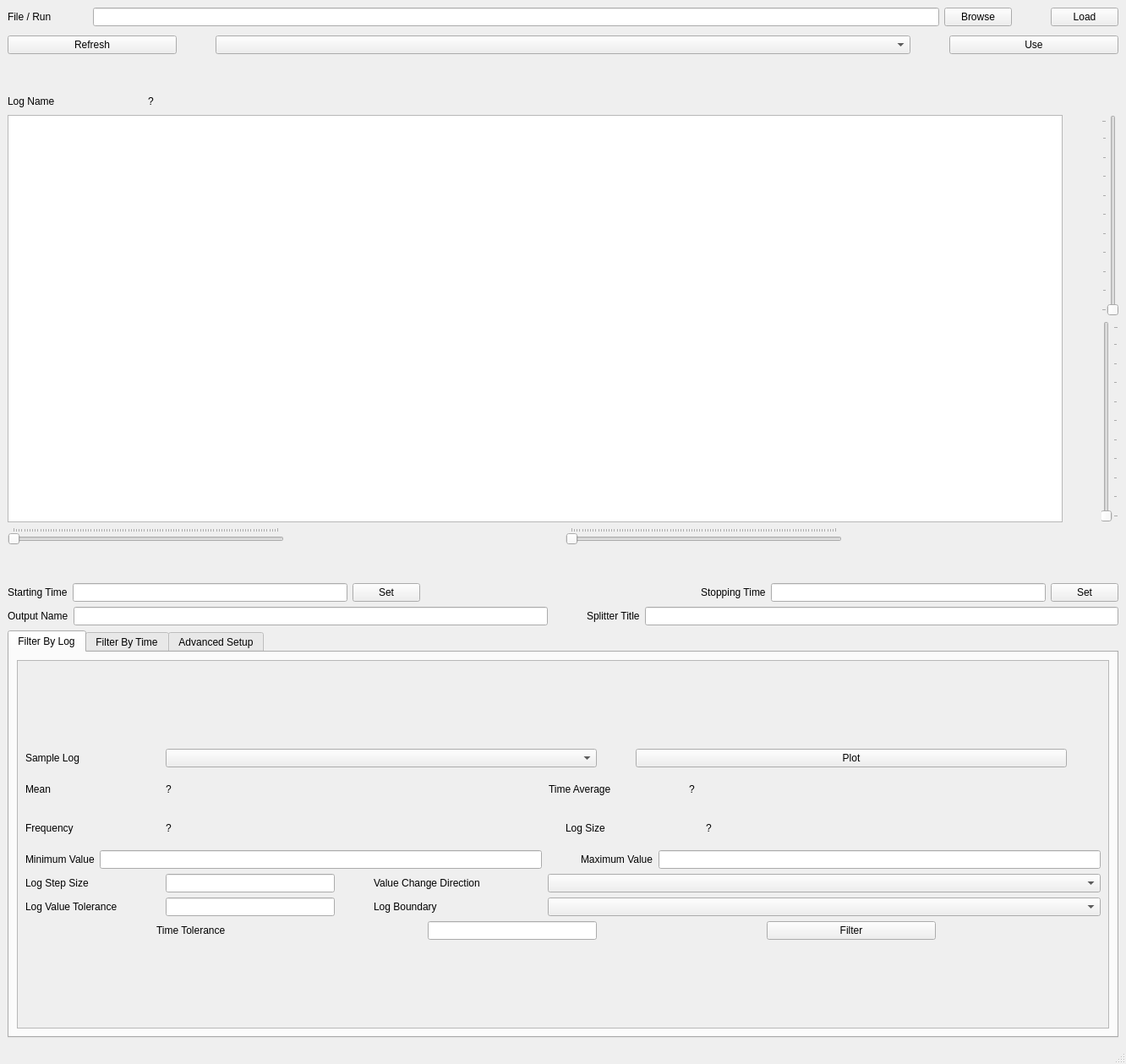
<?xml version="1.0" encoding="UTF-8"?>
<ui version="4.0">
 <class>MainWindow</class>
 <widget class="QMainWindow" name="MainWindow">
  <property name="geometry">
   <rect>
    <x>0</x>
    <y>0</y>
    <width>1332</width>
    <height>1259</height>
   </rect>
  </property>
  <property name="windowTitle">
   <string>MainWindow</string>
  </property>
  <widget class="QWidget" name="centralwidget">
   <layout class="QGridLayout" name="gridLayout">
    <item row="0" column="0">
     <layout class="QVBoxLayout" name="verticalLayout_5">
      <item>
       <layout class="QHBoxLayout" name="horizontalLayout">
        <item>
         <widget class="QLabel" name="label_logname_2">
          <property name="minimumSize">
           <size>
            <width>40</width>
            <height>0</height>
           </size>
          </property>
          <property name="toolTip">
           <string>&lt;html&gt;&lt;head/&gt;&lt;body&gt;&lt;p&gt;The name of the NeXus file or the run number to load&lt;/p&gt;&lt;/body&gt;&lt;/html&gt;</string>
          </property>
          <property name="whatsThis">
           <string>&lt;html&gt;&lt;head/&gt;&lt;body&gt;&lt;p&gt;Label for file name or run number&lt;/p&gt;&lt;/body&gt;&lt;/html&gt;</string>
          </property>
          <property name="text">
           <string>File / Run </string>
          </property>
         </widget>
        </item>
        <item>
         <spacer name="horizontalSpacer_5">
          <property name="orientation">
           <enum>Qt::Horizontal</enum>
          </property>
          <property name="sizeType">
           <enum>QSizePolicy::Preferred</enum>
          </property>
          <property name="sizeHint" stdset="0">
           <size>
            <width>40</width>
            <height>20</height>
           </size>
          </property>
         </spacer>
        </item>
        <item>
         <widget class="QLineEdit" name="lineEdit">
          <property name="toolTip">
           <string>&lt;html&gt;&lt;head/&gt;&lt;body&gt;&lt;p&gt;The name of the NeXus file or the run number to load. &lt;/p&gt;&lt;p&gt;&lt;br/&gt;&lt;/p&gt;&lt;p&gt;Run number should be InstrumentName_RunNumber (for example, NOM_11788)&lt;/p&gt;&lt;/body&gt;&lt;/html&gt;</string>
          </property>
         </widget>
        </item>
        <item>
         <widget class="QPushButton" name="pushButton_browse">
          <property name="text">
           <string>Browse</string>
          </property>
         </widget>
        </item>
        <item>
         <spacer name="horizontalSpacer_6">
          <property name="orientation">
           <enum>Qt::Horizontal</enum>
          </property>
          <property name="sizeType">
           <enum>QSizePolicy::Preferred</enum>
          </property>
          <property name="sizeHint" stdset="0">
           <size>
            <width>40</width>
            <height>20</height>
           </size>
          </property>
         </spacer>
        </item>
        <item>
         <widget class="QPushButton" name="pushButton_load">
          <property name="text">
           <string>Load</string>
          </property>
         </widget>
        </item>
       </layout>
      </item>
      <item>
       <spacer name="verticalSpacer">
        <property name="orientation">
         <enum>Qt::Vertical</enum>
        </property>
        <property name="sizeType">
         <enum>QSizePolicy::Fixed</enum>
        </property>
        <property name="sizeHint" stdset="0">
         <size>
          <width>20</width>
          <height>5</height>
         </size>
        </property>
       </spacer>
      </item>
      <item>
       <layout class="QHBoxLayout" name="horizontalLayout_2">
        <item>
         <widget class="QPushButton" name="pushButton_refreshWS">
          <property name="maximumSize">
           <size>
            <width>200</width>
            <height>16777215</height>
           </size>
          </property>
          <property name="text">
           <string>Refresh</string>
          </property>
         </widget>
        </item>
        <item>
         <spacer name="horizontalSpacer_7">
          <property name="orientation">
           <enum>Qt::Horizontal</enum>
          </property>
          <property name="sizeType">
           <enum>QSizePolicy::Preferred</enum>
          </property>
          <property name="sizeHint" stdset="0">
           <size>
            <width>40</width>
            <height>20</height>
           </size>
          </property>
         </spacer>
        </item>
        <item>
         <widget class="QComboBox" name="comboBox">
          <property name="minimumSize">
           <size>
            <width>80</width>
            <height>0</height>
           </size>
          </property>
         </widget>
        </item>
        <item>
         <spacer name="horizontalSpacer_8">
          <property name="orientation">
           <enum>Qt::Horizontal</enum>
          </property>
          <property name="sizeType">
           <enum>QSizePolicy::Preferred</enum>
          </property>
          <property name="sizeHint" stdset="0">
           <size>
            <width>40</width>
            <height>20</height>
           </size>
          </property>
         </spacer>
        </item>
        <item>
         <widget class="QPushButton" name="pushButton_3">
          <property name="maximumSize">
           <size>
            <width>200</width>
            <height>16777215</height>
           </size>
          </property>
          <property name="text">
           <string>Use</string>
          </property>
         </widget>
        </item>
       </layout>
      </item>
      <item>
       <spacer name="verticalSpacer_2">
        <property name="orientation">
         <enum>Qt::Vertical</enum>
        </property>
        <property name="sizeType">
         <enum>QSizePolicy::Preferred</enum>
        </property>
        <property name="sizeHint" stdset="0">
         <size>
          <width>20</width>
          <height>40</height>
         </size>
        </property>
       </spacer>
      </item>
      <item>
       <layout class="QHBoxLayout" name="horizontalLayout_3">
        <item>
         <widget class="QLabel" name="label_logname">
          <property name="maximumSize">
           <size>
            <width>160</width>
            <height>16777215</height>
           </size>
          </property>
          <property name="text">
           <string>Log Name</string>
          </property>
         </widget>
        </item>
        <item>
         <widget class="QLabel" name="label_lognamevalue">
          <property name="text">
           <string>?</string>
          </property>
         </widget>
        </item>
        <item>
         <spacer name="horizontalSpacer_25">
          <property name="orientation">
           <enum>Qt::Horizontal</enum>
          </property>
          <property name="sizeType">
           <enum>QSizePolicy::Preferred</enum>
          </property>
          <property name="sizeHint" stdset="0">
           <size>
            <width>40</width>
            <height>20</height>
           </size>
          </property>
         </spacer>
        </item>
       </layout>
      </item>
      <item>
       <layout class="QHBoxLayout" name="horizontalLayout_4">
        <item>
         <widget class="QGraphicsView" name="graphicsView">
          <property name="minimumSize">
           <size>
            <width>160</width>
            <height>160</height>
           </size>
          </property>
         </widget>
        </item>
        <item>
         <spacer name="horizontalSpacer_9">
          <property name="orientation">
           <enum>Qt::Horizontal</enum>
          </property>
          <property name="sizeType">
           <enum>QSizePolicy::Preferred</enum>
          </property>
          <property name="sizeHint" stdset="0">
           <size>
            <width>40</width>
            <height>20</height>
           </size>
          </property>
         </spacer>
        </item>
        <item>
         <layout class="QVBoxLayout" name="verticalLayout">
          <item>
           <widget class="QSlider" name="verticalSlider">
            <property name="orientation">
             <enum>Qt::Vertical</enum>
            </property>
            <property name="tickPosition">
             <enum>QSlider::TicksAbove</enum>
            </property>
           </widget>
          </item>
          <item>
           <widget class="QSlider" name="verticalSlider_2">
            <property name="orientation">
             <enum>Qt::Vertical</enum>
            </property>
            <property name="tickPosition">
             <enum>QSlider::TicksBelow</enum>
            </property>
           </widget>
          </item>
         </layout>
        </item>
       </layout>
      </item>
      <item>
       <layout class="QHBoxLayout" name="horizontalLayout_5">
        <item>
         <widget class="QSlider" name="horizontalSlider">
          <property name="orientation">
           <enum>Qt::Horizontal</enum>
          </property>
          <property name="tickPosition">
           <enum>QSlider::TicksAbove</enum>
          </property>
         </widget>
        </item>
        <item>
         <spacer name="horizontalSpacer_10">
          <property name="orientation">
           <enum>Qt::Horizontal</enum>
          </property>
          <property name="sizeHint" stdset="0">
           <size>
            <width>40</width>
            <height>20</height>
           </size>
          </property>
         </spacer>
        </item>
        <item>
         <widget class="QSlider" name="horizontalSlider_2">
          <property name="orientation">
           <enum>Qt::Horizontal</enum>
          </property>
          <property name="tickPosition">
           <enum>QSlider::TicksAbove</enum>
          </property>
         </widget>
        </item>
        <item>
         <spacer name="horizontalSpacer_11">
          <property name="orientation">
           <enum>Qt::Horizontal</enum>
          </property>
          <property name="sizeHint" stdset="0">
           <size>
            <width>40</width>
            <height>20</height>
           </size>
          </property>
         </spacer>
        </item>
       </layout>
      </item>
      <item>
       <spacer name="verticalSpacer_3">
        <property name="orientation">
         <enum>Qt::Vertical</enum>
        </property>
        <property name="sizeType">
         <enum>QSizePolicy::Preferred</enum>
        </property>
        <property name="sizeHint" stdset="0">
         <size>
          <width>20</width>
          <height>40</height>
         </size>
        </property>
       </spacer>
      </item>
      <item>
       <layout class="QHBoxLayout" name="horizontalLayout_6">
        <item>
         <widget class="QLabel" name="label_3">
          <property name="text">
           <string>Starting Time</string>
          </property>
         </widget>
        </item>
        <item>
         <widget class="QLineEdit" name="lineEdit_3"/>
        </item>
        <item>
         <widget class="QPushButton" name="pushButton_setT0">
          <property name="text">
           <string>Set</string>
          </property>
         </widget>
        </item>
        <item>
         <spacer name="horizontalSpacer_12">
          <property name="orientation">
           <enum>Qt::Horizontal</enum>
          </property>
          <property name="sizeHint" stdset="0">
           <size>
            <width>40</width>
            <height>20</height>
           </size>
          </property>
         </spacer>
        </item>
        <item>
         <widget class="QLabel" name="label_4">
          <property name="text">
           <string>Stopping Time</string>
          </property>
         </widget>
        </item>
        <item>
         <widget class="QLineEdit" name="lineEdit_4"/>
        </item>
        <item>
         <widget class="QPushButton" name="pushButton_setTf">
          <property name="text">
           <string>Set</string>
          </property>
         </widget>
        </item>
       </layout>
      </item>
      <item>
       <layout class="QHBoxLayout" name="horizontalLayout_7">
        <item>
         <widget class="QLabel" name="label_outwsname">
          <property name="text">
           <string>Output Name</string>
          </property>
         </widget>
        </item>
        <item>
         <widget class="QLineEdit" name="lineEdit_outwsname"/>
        </item>
        <item>
         <spacer name="horizontalSpacer_13">
          <property name="orientation">
           <enum>Qt::Horizontal</enum>
          </property>
          <property name="sizeType">
           <enum>QSizePolicy::Preferred</enum>
          </property>
          <property name="sizeHint" stdset="0">
           <size>
            <width>40</width>
            <height>20</height>
           </size>
          </property>
         </spacer>
        </item>
        <item>
         <widget class="QLabel" name="label_5">
          <property name="text">
           <string>Splitter Title</string>
          </property>
         </widget>
        </item>
        <item>
         <widget class="QLineEdit" name="lineEdit_title"/>
        </item>
       </layout>
      </item>
      <item>
       <widget class="QTabWidget" name="filterTab">
        <property name="minimumSize">
         <size>
          <width>0</width>
          <height>100</height>
         </size>
        </property>
        <property name="currentIndex">
         <number>0</number>
        </property>
        <widget class="QWidget" name="tab">
         <attribute name="title">
          <string>Filter By Log</string>
         </attribute>
         <layout class="QGridLayout" name="gridLayout_2">
          <item row="0" column="0">
           <widget class="QScrollArea" name="scrollArea">
            <property name="widgetResizable">
             <bool>true</bool>
            </property>
            <widget class="QWidget" name="scrollAreaWidgetContents">
             <property name="geometry">
              <rect>
               <x>0</x>
               <y>0</y>
               <width>1288</width>
               <height>383</height>
              </rect>
             </property>
             <layout class="QGridLayout" name="gridLayout_5">
              <item row="0" column="0">
               <layout class="QVBoxLayout" name="verticalLayout_2">
                <item>
                 <layout class="QHBoxLayout" name="horizontalLayout_8">
                  <item>
                   <widget class="QLabel" name="label_7">
                    <property name="maximumSize">
                     <size>
                      <width>160</width>
                      <height>40</height>
                     </size>
                    </property>
                    <property name="text">
                     <string>Sample Log</string>
                    </property>
                   </widget>
                  </item>
                  <item>
                   <widget class="QComboBox" name="comboBox_2"/>
                  </item>
                  <item>
                   <spacer name="horizontalSpacer_14">
                    <property name="orientation">
                     <enum>Qt::Horizontal</enum>
                    </property>
                    <property name="sizeType">
                     <enum>QSizePolicy::Preferred</enum>
                    </property>
                    <property name="sizeHint" stdset="0">
                     <size>
                      <width>40</width>
                      <height>20</height>
                     </size>
                    </property>
                   </spacer>
                  </item>
                  <item>
                   <widget class="QPushButton" name="pushButton_4">
                    <property name="text">
                     <string>Plot</string>
                    </property>
                   </widget>
                  </item>
                  <item>
                   <spacer name="horizontalSpacer_24">
                    <property name="orientation">
                     <enum>Qt::Horizontal</enum>
                    </property>
                    <property name="sizeType">
                     <enum>QSizePolicy::Preferred</enum>
                    </property>
                    <property name="sizeHint" stdset="0">
                     <size>
                      <width>40</width>
                      <height>20</height>
                     </size>
                    </property>
                   </spacer>
                  </item>
                 </layout>
                </item>
                <item>
                 <layout class="QHBoxLayout" name="horizontalLayout_9">
                  <item>
                   <widget class="QLabel" name="label_mean">
                    <property name="maximumSize">
                     <size>
                      <width>160</width>
                      <height>40</height>
                     </size>
                    </property>
                    <property name="text">
                     <string>Mean</string>
                    </property>
                   </widget>
                  </item>
                  <item>
                   <widget class="QLabel" name="label_meanvalue">
                    <property name="maximumSize">
                     <size>
                      <width>16777215</width>
                      <height>40</height>
                     </size>
                    </property>
                    <property name="text">
                     <string>?</string>
                    </property>
                   </widget>
                  </item>
                  <item>
                   <widget class="QLabel" name="label_avg">
                    <property name="maximumSize">
                     <size>
                      <width>160</width>
                      <height>40</height>
                     </size>
                    </property>
                    <property name="text">
                     <string>Time Average</string>
                    </property>
                   </widget>
                  </item>
                  <item>
                   <widget class="QLabel" name="label_timeAvgValue">
                    <property name="maximumSize">
                     <size>
                      <width>16777215</width>
                      <height>40</height>
                     </size>
                    </property>
                    <property name="text">
                     <string>?</string>
                    </property>
                   </widget>
                  </item>
                  <item>
                   <spacer name="horizontalSpacer_26">
                    <property name="orientation">
                     <enum>Qt::Horizontal</enum>
                    </property>
                    <property name="sizeType">
                     <enum>QSizePolicy::Preferred</enum>
                    </property>
                    <property name="sizeHint" stdset="0">
                     <size>
                      <width>40</width>
                      <height>20</height>
                     </size>
                    </property>
                   </spacer>
                  </item>
                 </layout>
                </item>
                <item>
                 <layout class="QHBoxLayout" name="horizontalLayout_10">
                  <item>
                   <widget class="QLabel" name="label_freq">
                    <property name="maximumSize">
                     <size>
                      <width>160</width>
                      <height>40</height>
                     </size>
                    </property>
                    <property name="text">
                     <string>Frequency</string>
                    </property>
                   </widget>
                  </item>
                  <item>
                   <widget class="QLabel" name="label_freqValue">
                    <property name="maximumSize">
                     <size>
                      <width>16777215</width>
                      <height>40</height>
                     </size>
                    </property>
                    <property name="text">
                     <string>?</string>
                    </property>
                   </widget>
                  </item>
                  <item>
                   <widget class="QLabel" name="label_logsize">
                    <property name="maximumSize">
                     <size>
                      <width>160</width>
                      <height>40</height>
                     </size>
                    </property>
                    <property name="text">
                     <string>Log Size</string>
                    </property>
                   </widget>
                  </item>
                  <item>
                   <widget class="QLabel" name="label_logsizevalue">
                    <property name="maximumSize">
                     <size>
                      <width>16777215</width>
                      <height>40</height>
                     </size>
                    </property>
                    <property name="text">
                     <string>?</string>
                    </property>
                   </widget>
                  </item>
                 </layout>
                </item>
                <item>
                 <layout class="QHBoxLayout" name="horizontalLayout_11">
                  <item>
                   <widget class="QLabel" name="label_8">
                    <property name="text">
                     <string>Minimum Value</string>
                    </property>
                   </widget>
                  </item>
                  <item>
                   <widget class="QLineEdit" name="lineEdit_5"/>
                  </item>
                  <item>
                   <spacer name="horizontalSpacer_15">
                    <property name="orientation">
                     <enum>Qt::Horizontal</enum>
                    </property>
                    <property name="sizeType">
                     <enum>QSizePolicy::Preferred</enum>
                    </property>
                    <property name="sizeHint" stdset="0">
                     <size>
                      <width>40</width>
                      <height>20</height>
                     </size>
                    </property>
                   </spacer>
                  </item>
                  <item>
                   <widget class="QLabel" name="label_9">
                    <property name="text">
                     <string>Maximum Value</string>
                    </property>
                   </widget>
                  </item>
                  <item>
                   <widget class="QLineEdit" name="lineEdit_6"/>
                  </item>
                 </layout>
                </item>
                <item>
                 <layout class="QHBoxLayout" name="horizontalLayout_12">
                  <item>
                   <widget class="QLabel" name="label_10">
                    <property name="maximumSize">
                     <size>
                      <width>160</width>
                      <height>16777215</height>
                     </size>
                    </property>
                    <property name="text">
                     <string>Log Step Size</string>
                    </property>
                   </widget>
                  </item>
                  <item>
                   <widget class="QLineEdit" name="lineEdit_7">
                    <property name="maximumSize">
                     <size>
                      <width>200</width>
                      <height>16777215</height>
                     </size>
                    </property>
                   </widget>
                  </item>
                  <item>
                   <spacer name="horizontalSpacer_16">
                    <property name="orientation">
                     <enum>Qt::Horizontal</enum>
                    </property>
                    <property name="sizeType">
                     <enum>QSizePolicy::Preferred</enum>
                    </property>
                    <property name="sizeHint" stdset="0">
                     <size>
                      <width>40</width>
                      <height>20</height>
                     </size>
                    </property>
                   </spacer>
                  </item>
                  <item>
                   <widget class="QLabel" name="label_11">
                    <property name="maximumSize">
                     <size>
                      <width>200</width>
                      <height>16777215</height>
                     </size>
                    </property>
                    <property name="text">
                     <string>Value Change Direction</string>
                    </property>
                   </widget>
                  </item>
                  <item>
                   <widget class="QComboBox" name="comboBox_4"/>
                  </item>
                 </layout>
                </item>
                <item>
                 <layout class="QHBoxLayout" name="horizontalLayout_13">
                  <item>
                   <widget class="QLabel" name="label_19">
                    <property name="maximumSize">
                     <size>
                      <width>160</width>
                      <height>16777215</height>
                     </size>
                    </property>
                    <property name="text">
                     <string>Log Value Tolerance</string>
                    </property>
                   </widget>
                  </item>
                  <item>
                   <widget class="QLineEdit" name="lineEdit_8">
                    <property name="maximumSize">
                     <size>
                      <width>200</width>
                      <height>16777215</height>
                     </size>
                    </property>
                   </widget>
                  </item>
                  <item>
                   <spacer name="horizontalSpacer_17">
                    <property name="orientation">
                     <enum>Qt::Horizontal</enum>
                    </property>
                    <property name="sizeType">
                     <enum>QSizePolicy::Preferred</enum>
                    </property>
                    <property name="sizeHint" stdset="0">
                     <size>
                      <width>40</width>
                      <height>20</height>
                     </size>
                    </property>
                   </spacer>
                  </item>
                  <item>
                   <widget class="QLabel" name="label_21">
                    <property name="maximumSize">
                     <size>
                      <width>200</width>
                      <height>16777215</height>
                     </size>
                    </property>
                    <property name="text">
                     <string>Log Boundary</string>
                    </property>
                   </widget>
                  </item>
                  <item>
                   <widget class="QComboBox" name="comboBox_5"/>
                  </item>
                 </layout>
                </item>
                <item>
                 <layout class="QHBoxLayout" name="horizontalLayout_14">
                  <item>
                   <widget class="QLabel" name="label_20">
                    <property name="maximumSize">
                     <size>
                      <width>160</width>
                      <height>16777215</height>
                     </size>
                    </property>
                    <property name="text">
                     <string>Time Tolerance</string>
                    </property>
                   </widget>
                  </item>
                  <item>
                   <widget class="QLineEdit" name="lineEdit_9">
                    <property name="maximumSize">
                     <size>
                      <width>200</width>
                      <height>16777215</height>
                     </size>
                    </property>
                   </widget>
                  </item>
                  <item>
                   <spacer name="horizontalSpacer_18">
                    <property name="orientation">
                     <enum>Qt::Horizontal</enum>
                    </property>
                    <property name="sizeType">
                     <enum>QSizePolicy::Preferred</enum>
                    </property>
                    <property name="sizeHint" stdset="0">
                     <size>
                      <width>40</width>
                      <height>20</height>
                     </size>
                    </property>
                   </spacer>
                  </item>
                  <item>
                   <widget class="QPushButton" name="pushButton_filterLog">
                    <property name="minimumSize">
                     <size>
                      <width>200</width>
                      <height>0</height>
                     </size>
                    </property>
                    <property name="maximumSize">
                     <size>
                      <width>200</width>
                      <height>16777215</height>
                     </size>
                    </property>
                    <property name="text">
                     <string>Filter</string>
                    </property>
                   </widget>
                  </item>
                  <item>
                   <spacer name="horizontalSpacer_23">
                    <property name="orientation">
                     <enum>Qt::Horizontal</enum>
                    </property>
                    <property name="sizeType">
                     <enum>QSizePolicy::Preferred</enum>
                    </property>
                    <property name="sizeHint" stdset="0">
                     <size>
                      <width>40</width>
                      <height>20</height>
                     </size>
                    </property>
                   </spacer>
                  </item>
                 </layout>
                </item>
               </layout>
              </item>
             </layout>
            </widget>
           </widget>
          </item>
         </layout>
        </widget>
        <widget class="QWidget" name="tab_2">
         <attribute name="title">
          <string>Filter By Time</string>
         </attribute>
         <layout class="QGridLayout" name="gridLayout_3">
          <item row="0" column="0">
           <layout class="QHBoxLayout" name="horizontalLayout_15">
            <item>
             <widget class="QLabel" name="label_6">
              <property name="maximumSize">
               <size>
                <width>160</width>
                <height>16777215</height>
               </size>
              </property>
              <property name="text">
               <string>Time Interval</string>
              </property>
             </widget>
            </item>
            <item>
             <spacer name="horizontalSpacer_2">
              <property name="orientation">
               <enum>Qt::Horizontal</enum>
              </property>
              <property name="sizeType">
               <enum>QSizePolicy::Preferred</enum>
              </property>
              <property name="sizeHint" stdset="0">
               <size>
                <width>40</width>
                <height>20</height>
               </size>
              </property>
             </spacer>
            </item>
            <item>
             <widget class="QLineEdit" name="lineEdit_timeInterval">
              <property name="maximumSize">
               <size>
                <width>200</width>
                <height>16777215</height>
               </size>
              </property>
             </widget>
            </item>
            <item>
             <spacer name="horizontalSpacer">
              <property name="orientation">
               <enum>Qt::Horizontal</enum>
              </property>
              <property name="sizeHint" stdset="0">
               <size>
                <width>40</width>
                <height>20</height>
               </size>
              </property>
             </spacer>
            </item>
            <item>
             <widget class="QPushButton" name="pushButton_filterTime">
              <property name="minimumSize">
               <size>
                <width>200</width>
                <height>0</height>
               </size>
              </property>
              <property name="text">
               <string>Filter</string>
              </property>
             </widget>
            </item>
            <item>
             <spacer name="horizontalSpacer_19">
              <property name="orientation">
               <enum>Qt::Horizontal</enum>
              </property>
              <property name="sizeType">
               <enum>QSizePolicy::Preferred</enum>
              </property>
              <property name="sizeHint" stdset="0">
               <size>
                <width>40</width>
                <height>20</height>
               </size>
              </property>
             </spacer>
            </item>
           </layout>
          </item>
         </layout>
        </widget>
        <widget class="QWidget" name="tab_3">
         <attribute name="title">
          <string>Advanced Setup</string>
         </attribute>
         <layout class="QGridLayout" name="gridLayout_4">
          <item row="0" column="0">
           <widget class="QScrollArea" name="scrollArea_2">
            <property name="widgetResizable">
             <bool>true</bool>
            </property>
            <widget class="QWidget" name="scrollAreaWidgetContents_2">
             <property name="geometry">
              <rect>
               <x>0</x>
               <y>0</y>
               <width>1288</width>
               <height>383</height>
              </rect>
             </property>
             <layout class="QGridLayout" name="gridLayout_6">
              <item row="0" column="0">
               <layout class="QVBoxLayout" name="verticalLayout_4">
                <item>
                 <layout class="QHBoxLayout" name="horizontalLayout_16">
                  <item>
                   <widget class="QLabel" name="label_12">
                    <property name="maximumSize">
                     <size>
                      <width>200</width>
                      <height>16777215</height>
                     </size>
                    </property>
                    <property name="text">
                     <string>TOF Correction To Sample</string>
                    </property>
                   </widget>
                  </item>
                  <item>
                   <widget class="QComboBox" name="comboBox_tofCorr">
                    <item>
                     <property name="text">
                      <string>None</string>
                     </property>
                    </item>
                    <item>
                     <property name="text">
                      <string>Elastic</string>
                     </property>
                    </item>
                    <item>
                     <property name="text">
                      <string>Direct</string>
                     </property>
                    </item>
                    <item>
                     <property name="text">
                      <string>Indirect</string>
                     </property>
                    </item>
                    <item>
                     <property name="text">
                      <string>Customized</string>
                     </property>
                    </item>
                   </widget>
                  </item>
                  <item>
                   <spacer name="horizontalSpacer_20">
                    <property name="orientation">
                     <enum>Qt::Horizontal</enum>
                    </property>
                    <property name="sizeType">
                     <enum>QSizePolicy::Preferred</enum>
                    </property>
                    <property name="sizeHint" stdset="0">
                     <size>
                      <width>40</width>
                      <height>20</height>
                     </size>
                    </property>
                   </spacer>
                  </item>
                 </layout>
                </item>
                <item>
                 <layout class="QHBoxLayout" name="horizontalLayout_17">
                  <item>
                   <widget class="QLabel" name="label_Ei">
                    <property name="maximumSize">
                     <size>
                      <width>200</width>
                      <height>16777215</height>
                     </size>
                    </property>
                    <property name="text">
                     <string>Incident Energy</string>
                    </property>
                   </widget>
                  </item>
                  <item>
                   <widget class="QLineEdit" name="lineEdit_Ei">
                    <property name="maximumSize">
                     <size>
                      <width>400</width>
                      <height>16777215</height>
                     </size>
                    </property>
                   </widget>
                  </item>
                  <item>
                   <spacer name="horizontalSpacer_21">
                    <property name="orientation">
                     <enum>Qt::Horizontal</enum>
                    </property>
                    <property name="sizeType">
                     <enum>QSizePolicy::Preferred</enum>
                    </property>
                    <property name="sizeHint" stdset="0">
                     <size>
                      <width>40</width>
                      <height>20</height>
                     </size>
                    </property>
                   </spacer>
                  </item>
                 </layout>
                </item>
                <item>
                 <layout class="QHBoxLayout" name="horizontalLayout_18">
                  <item>
                   <widget class="QLabel" name="label_Ei_2">
                    <property name="maximumSize">
                     <size>
                      <width>200</width>
                      <height>16777215</height>
                     </size>
                    </property>
                    <property name="text">
                     <string>TOF Correction Workspace</string>
                    </property>
                   </widget>
                  </item>
                  <item>
                   <widget class="QComboBox" name="comboBox_corrWS"/>
                  </item>
                  <item>
                   <widget class="QPushButton" name="pushButton_refreshCorrWSList">
                    <property name="maximumSize">
                     <size>
                      <width>200</width>
                      <height>16777215</height>
                     </size>
                    </property>
                    <property name="text">
                     <string>Refresh</string>
                    </property>
                   </widget>
                  </item>
                  <item>
                   <spacer name="horizontalSpacer_22">
                    <property name="orientation">
                     <enum>Qt::Horizontal</enum>
                    </property>
                    <property name="sizeType">
                     <enum>QSizePolicy::Preferred</enum>
                    </property>
                    <property name="sizeHint" stdset="0">
                     <size>
                      <width>40</width>
                      <height>20</height>
                     </size>
                    </property>
                   </spacer>
                  </item>
                 </layout>
                </item>
                <item>
                 <widget class="Line" name="line">
                  <property name="orientation">
                   <enum>Qt::Horizontal</enum>
                  </property>
                 </widget>
                </item>
                <item>
                 <layout class="QHBoxLayout" name="horizontalLayout_19">
                  <item>
                   <widget class="QCheckBox" name="checkBox_fastLog">
                    <property name="font">
                     <font>
                      <weight>75</weight>
                      <bold>true</bold>
                      <strikeout>false</strikeout>
                     </font>
                    </property>
                    <property name="text">
                     <string>Fast Log</string>
                    </property>
                   </widget>
                  </item>
                  <item>
                   <widget class="QCheckBox" name="checkBox_doParallel">
                    <property name="font">
                     <font>
                      <weight>75</weight>
                      <bold>true</bold>
                     </font>
                    </property>
                    <property name="text">
                     <string>Generate Filter In Parallel</string>
                    </property>
                   </widget>
                  </item>
                 </layout>
                </item>
                <item>
                 <widget class="Line" name="line_2">
                  <property name="orientation">
                   <enum>Qt::Horizontal</enum>
                  </property>
                 </widget>
                </item>
                <item>
                 <layout class="QHBoxLayout" name="horizontalLayout_20">
                  <item>
                   <widget class="QLabel" name="label_13">
                    <property name="maximumSize">
                     <size>
                      <width>200</width>
                      <height>16777215</height>
                     </size>
                    </property>
                    <property name="text">
                     <string>Spectrum without Detector</string>
                    </property>
                   </widget>
                  </item>
                  <item>
                   <spacer name="horizontalSpacer_3">
                    <property name="orientation">
                     <enum>Qt::Horizontal</enum>
                    </property>
                    <property name="sizeType">
                     <enum>QSizePolicy::Fixed</enum>
                    </property>
                    <property name="sizeHint" stdset="0">
                     <size>
                      <width>40</width>
                      <height>20</height>
                     </size>
                    </property>
                   </spacer>
                  </item>
                  <item>
                   <widget class="QComboBox" name="comboBox_skipSpectrum">
                    <property name="maximumSize">
                     <size>
                      <width>600</width>
                      <height>16777215</height>
                     </size>
                    </property>
                    <item>
                     <property name="text">
                      <string>Skip</string>
                     </property>
                    </item>
                    <item>
                     <property name="text">
                      <string>Skip only if TOF correction</string>
                     </property>
                    </item>
                   </widget>
                  </item>
                  <item>
                   <spacer name="horizontalSpacer_4">
                    <property name="orientation">
                     <enum>Qt::Horizontal</enum>
                    </property>
                    <property name="sizeType">
                     <enum>QSizePolicy::Preferred</enum>
                    </property>
                    <property name="sizeHint" stdset="0">
                     <size>
                      <width>40</width>
                      <height>20</height>
                     </size>
                    </property>
                   </spacer>
                  </item>
                 </layout>
                </item>
                <item>
                 <layout class="QHBoxLayout" name="horizontalLayout_21">
                  <item>
                   <widget class="QCheckBox" name="checkBox_filterByPulse">
                    <property name="text">
                     <string>Filter By Pulse Time</string>
                    </property>
                   </widget>
                  </item>
                  <item>
                   <widget class="QCheckBox" name="checkBox_from1">
                    <property name="text">
                     <string>Output Workspace Indexed From 1</string>
                    </property>
                   </widget>
                  </item>
                 </layout>
                </item>
                <item>
                 <layout class="QHBoxLayout" name="horizontalLayout_22">
                  <item>
                   <widget class="QCheckBox" name="checkBox_groupWS">
                    <property name="text">
                     <string>Group Output Workspace</string>
                    </property>
                   </widget>
                  </item>
                  <item>
                   <widget class="QCheckBox" name="checkBox_splitLog">
                    <property name="text">
                     <string>Split Sample Logs</string>
                    </property>
                   </widget>
                  </item>
                 </layout>
                </item>
               </layout>
              </item>
             </layout>
            </widget>
           </widget>
          </item>
         </layout>
        </widget>
       </widget>
      </item>
     </layout>
    </item>
   </layout>
  </widget>
  <widget class="QMenuBar" name="menubar">
   <property name="geometry">
    <rect>
     <x>0</x>
     <y>0</y>
     <width>1332</width>
     <height>25</height>
    </rect>
   </property>
  </widget>
  <widget class="QStatusBar" name="statusbar"/>
 </widget>
 <resources/>
 <connections/>
</ui>
